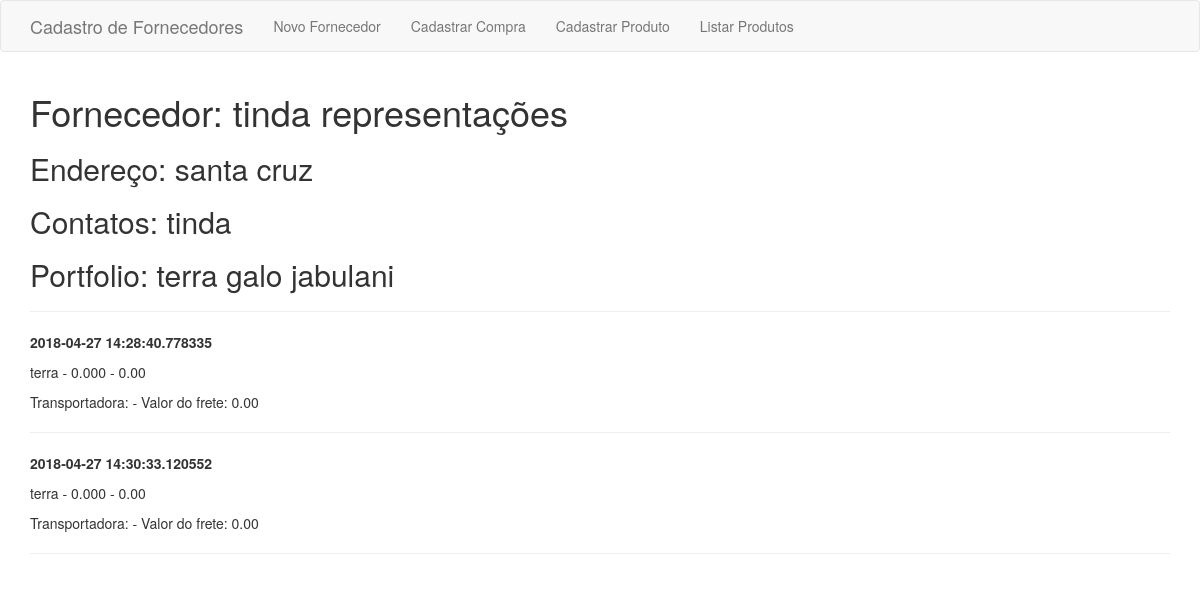
Screenshot of /detailsupplier/tinda representações with the database file from the repository.
### app/models.py (models this page shows, shortened)
class Supplier(db.Model):
    id = db.Column(db.Integer, primary_key=True)
    name = db.Column(db.String(64), index=True, unique=True)
    address = db.Column(db.String(256), index=True)
    status = db.Column(db.Integer, index=True)
    contacts = db.Column(db.String(256))
    portfolio = db.relationship('Item', secondary=stock, lazy='subquery',
                                backref=db.backref('suppliers', lazy=True))
    orders = db.relationship('Order', backref='supplier', lazy='dynamic')

class Item(db.Model):
    id = db.Column(db.Integer, primary_key=True)
    name = db.Column(db.String(64), index=True, unique=True)

class Order(db.Model):
    id = db.Column(db.Integer, primary_key=True)
    timestamp = db.Column(db.DateTime, index=True, default=datetime.utcnow)
    supplier_id = db.Column(db.Integer, db.ForeignKey('supplier.id'))
    freight_company = db.Column(db.String(256))
    freight_value = db.Column(db.Numeric(10, 2), nullable=False)
    order_items = db.relationship('OrderItem', backref='order', lazy='dynamic')

class OrderItem(db.Model):
    id = db.Column(db.Integer, primary_key=True)
    order_id = db.Column(db.Integer, db.ForeignKey('order.id'))
    item = db.Column(db.String(64))
    quantity = db.Column(db.Numeric(10, 3), nullable=False)
    unit_price = db.Column(db.Numeric(10, 2), nullable=False)

### app/routes.py (the view)
@app.route('/detailsupplier/<suppliername>')
def detail_supplier(suppliername):
    supplier = Supplier.query.filter_by(name=suppliername).first_or_404()
    return render_template('detailsupplier.html', title='Detalhes', supplier=supplier)

### app/templates/detailsupplier.html
{% extends "base.html" %}
{% block app_content %}
    <h1>Fornecedor: {{ supplier.name }}</h1>
    <h2>Endereço: {{ supplier.address }}</h2>
    <h2>Contatos: {{ supplier.contacts }}</h2>
    <h2>Portfolio: {% for item in supplier.portfolio %} {{ item.name }} {% endfor %}</h2>
    <hr>
    {% for t in supplier.orders %}
     <p>
     <b> {{ t.timestamp }}</b>
     {% for order_item in t.order_items %}
     <p> {{order_item.item}} - {{order_item.quantity}} - {{order_item.unit_price}} </p>
     {% endfor %}
     Transportadora: {{t.freight_company}} - Valor do frete: {{t.freight_value}}
     </p>
     <hr>
    {% endfor %}
{% endblock %}

### rows the page displays
Supplier: name "tinda representações", address "santa cruz", contacts "tinda"
Item: name "terra"
Item: name "galo"
Item: name "jabulani"
Order: timestamp "2018-04-27 14:28:40.778335", freight_value "0.00"
OrderItem: item "terra", quantity "0.000", unit_price "0.00"
Order: timestamp "2018-04-27 14:30:33.120552", freight_value "0.00"
OrderItem: item "terra", quantity "0.000", unit_price "0.00"
